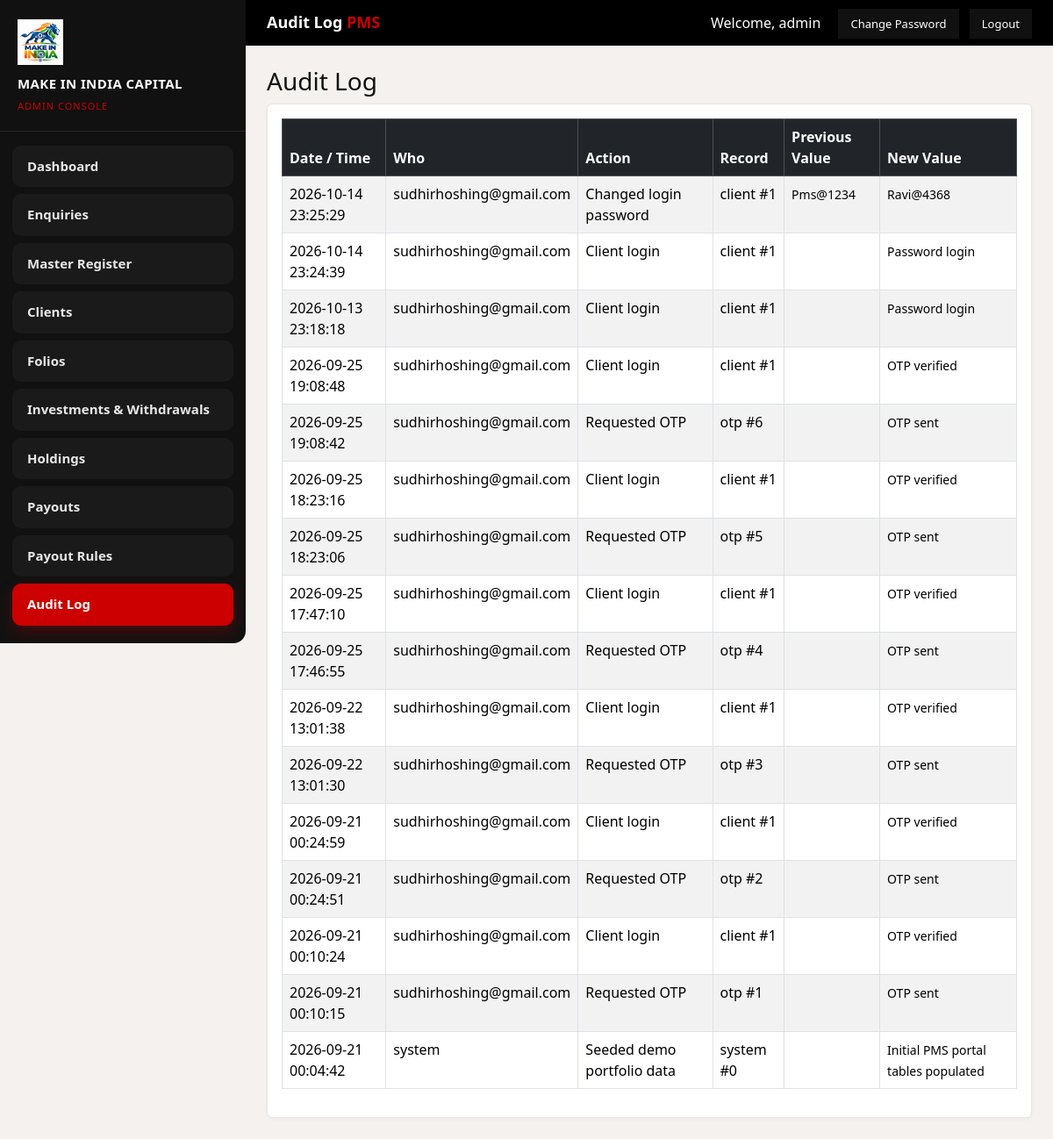
The app's page /admin_audit.php (signed in) with its own data.
### tables this page shows
CREATE TABLE `pms_audit_log` (
  `id` int(11) NOT NULL AUTO_INCREMENT,
  `actor` varchar(100) NOT NULL,
  `action` varchar(100) NOT NULL,
  `entity_type` varchar(50) NOT NULL,
  `entity_id` int(11) DEFAULT NULL,
  `old_value` text DEFAULT NULL,
  `new_value` text DEFAULT NULL,
  `created_at` datetime NOT NULL DEFAULT current_timestamp(),
  PRIMARY KEY (`id`)
);

### includes/pms_init.php (called while the page is built, shortened)
<?php
function pms_h($value)
{
    return htmlspecialchars((string) $value, ENT_QUOTES, 'UTF-8');
}

### admin_audit.php (the view, shortened to what this page needs)
<?php
require_once __DIR__ . '/includes/pms_init.php';
$logs = array();
$result = $mysqli->query('SELECT * FROM pms_audit_log ORDER BY id DESC LIMIT 200');
if ($result) {
    while ($row = $result->fetch_assoc()) {
        $logs[] = $row;
    }
}
require __DIR__ . '/includes/pms_admin_header.php';
?>
<h3>Audit Log</h3>
<div class="card">
    <div class="card-body table-responsive">
        <table class="table table-bordered table-striped">
            <thead class="table-dark">
                <tr>
                    <th>Date / Time</th>
                    <th>Who</th>
                    <th>Action</th>
                    <th>Record</th>
                    <th>Previous Value</th>
                    <th>New Value</th>
                </tr>
            </thead>
            <tbody>
            <?php if ($logs): ?>
                <?php foreach ($logs as $row): ?>
                    <tr>
                        <td><?= pms_h($row['created_at']) ?></td>
                        <td><?= pms_h($row['actor']) ?></td>
                        <td><?= pms_h($row['action']) ?></td>
                        <td><?= pms_h($row['entity_type']) ?> #<?= (int) $row['entity_id'] ?></td>
                        <td><small><?= pms_h($row['old_value']) ?></small></td>
                        <td><small><?= pms_h($row['new_value']) ?></small></td>
                    </tr>
                <?php endforeach; ?>
            <?php else: ?>
                <tr><td colspan="6">No audit records yet.</td></tr>
            <?php endif; ?>
            </tbody>
        </table>
    </div>
</div>
<?php require __DIR__ . '/includes/pms_admin_footer.php'; ?>

### admin.css (style rules this page uses)
body.pms-admin { margin: 0; background: #f4f1ee; color: #111; font-family: 'Segoe UI', Tahoma, sans-serif; }
.pms-admin .card { border: 1px solid #e8e4e0; box-shadow: 0 1px 4px rgba(0, 0, 0, 0.04); }
.pms-admin .table thead { background: #111; color: #fff; }

### records on screen
pms_audit_log: created_at "2026-10-14 23:25:29", actor "sudhirhoshing@gmail.com", action "Changed login password", entity_type "client", entity "1", old_value "Pms@1234", new_value "Ravi@4368"
pms_audit_log: created_at "2026-10-14 23:24:39", actor "sudhirhoshing@gmail.com", action "Client login", entity_type "client", entity "1", new_value "Password login"
pms_audit_log: created_at "2026-10-13 23:18:18", actor "sudhirhoshing@gmail.com", action "Client login", entity_type "client", entity "1", new_value "Password login"
pms_audit_log: created_at "2026-09-25 19:08:48", actor "sudhirhoshing@gmail.com", action "Client login", entity_type "client", entity "1", new_value "OTP verified"
pms_audit_log: created_at "2026-09-25 19:08:42", actor "sudhirhoshing@gmail.com", action "Requested OTP", entity_type "otp", entity "6", new_value "OTP sent"
pms_audit_log: created_at "2026-09-25 18:23:16", actor "sudhirhoshing@gmail.com", action "Client login", entity_type "client", entity "1", new_value "OTP verified"
pms_audit_log: created_at "2026-09-25 18:23:06", actor "sudhirhoshing@gmail.com", action "Requested OTP", entity_type "otp", entity "5", new_value "OTP sent"
pms_audit_log: created_at "2026-09-25 17:47:10", actor "sudhirhoshing@gmail.com", action "Client login", entity_type "client", entity "1", new_value "OTP verified"
pms_audit_log: created_at "2026-09-25 17:46:55", actor "sudhirhoshing@gmail.com", action "Requested OTP", entity_type "otp", entity "4", new_value "OTP sent"
pms_audit_log: created_at "2026-09-22 13:01:38", actor "sudhirhoshing@gmail.com", action "Client login", entity_type "client", entity "1", new_value "OTP verified"
pms_audit_log: created_at "2026-09-22 13:01:30", actor "sudhirhoshing@gmail.com", action "Requested OTP", entity_type "otp", entity "3", new_value "OTP sent"
pms_audit_log: created_at "2026-09-21 00:24:59", actor "sudhirhoshing@gmail.com", action "Client login", entity_type "client", entity "1", new_value "OTP verified"
pms_audit_log: created_at "2026-09-21 00:24:51", actor "sudhirhoshing@gmail.com", action "Requested OTP", entity_type "otp", entity "2", new_value "OTP sent"
pms_audit_log: created_at "2026-09-21 00:10:24", actor "sudhirhoshing@gmail.com", action "Client login", entity_type "client", entity "1", new_value "OTP verified"
pms_audit_log: created_at "2026-09-21 00:10:15", actor "sudhirhoshing@gmail.com", action "Requested OTP", entity_type "otp", entity "1", new_value "OTP sent"
pms_audit_log: created_at "2026-09-21 00:04:42", actor "system", action "Seeded demo portfolio data", entity_type "system", entity "0", new_value "Initial PMS portal tables populated"

### other values on screen
pms_h($label) "Dashboard"
pms_h($label) "Enquiries"
pms_h($label) "Master Register"
pms_h($label) "Clients"
pms_h($label) "Folios"
pms_h($label) "Investments & Withdrawals"
pms_h($label) "Holdings"
pms_h($label) "Payouts"
pms_h($label) "Payout Rules"
pms_h($label) "Audit Log"
pms_h($pms_admin_title) "Audit Log"
pms_h($pmsAdminUser) "admin"
